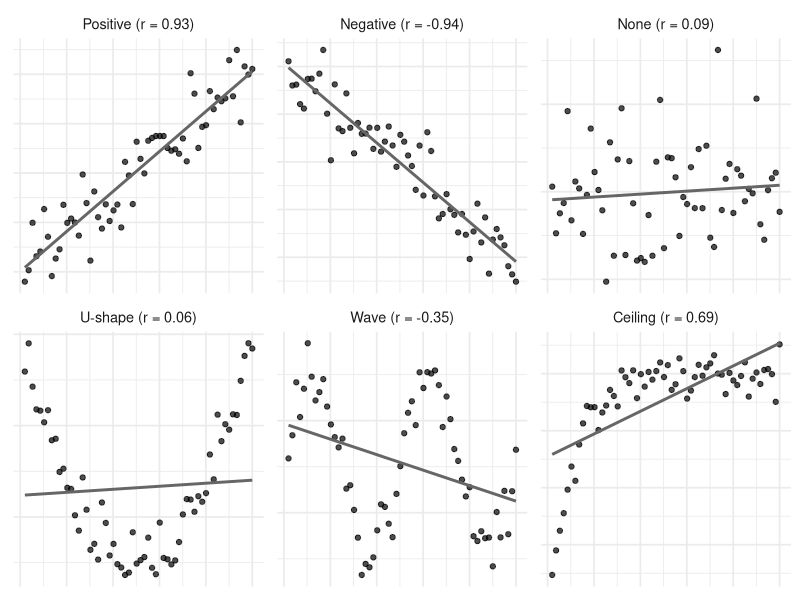

Write the R code that produced this figure.
## ---- chunk 1
#| echo: false
#| fig-width: 9
#| fig-height: 4.6

library(ggplot2)

set.seed(123)
x <- seq(1, 50, length.out = 60)
panels <- list(
  "Positive" = 10 + 0.8 * x + rnorm(60, 0, 5),
  "Negative" = 50 - 0.8 * x + rnorm(60, 0, 5),
  "None"     = 30 + rnorm(60, 0, 5),
  "U-shape"  = 25 + (x - 25)^2 / 25 + rnorm(60, 0, 2),
  "Wave"     = 25 + 10 * sin(x / 4) + rnorm(60, 0, 2),
  "Ceiling"  = 40 * (1 - exp(-x / 6)) + rnorm(60, 0, 2)
)
df <- do.call(rbind, lapply(names(panels), function(n) {
  y <- panels[[n]]
  data.frame(x = x, y = y, panel = sprintf("%s (r = %.2f)", n, cor(x, y)))
}))
df$panel <- factor(df$panel, levels = unique(df$panel))

ggplot(df, aes(x, y)) +
  geom_point(size = 1.5, alpha = 0.7) +
  geom_smooth(method = "lm", se = FALSE, color = "gray40", formula = y ~ x) +
  facet_wrap(~panel, nrow = 2, scales = "free_y") +
  labs(x = NULL, y = NULL) +
  theme_minimal(base_size = 13) +
  theme(axis.text = element_blank())
